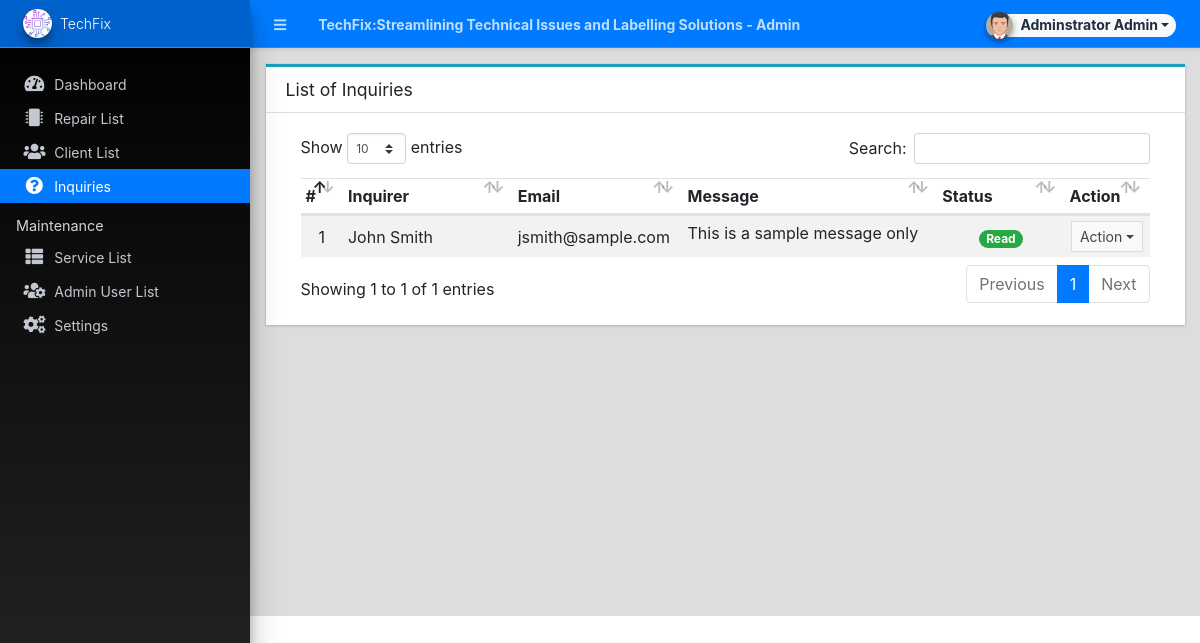
The page /admin/?page=inquiries (signed in) on the database its author committed.
### tables this page shows
CREATE TABLE `message_list` (
  `id` int(30) NOT NULL,
  `fullname` text NOT NULL,
  `contact` text NOT NULL,
  `email` text NOT NULL,
  `message` text NOT NULL,
  `status` tinyint(1) NOT NULL DEFAULT 0,
  `date_created` datetime NOT NULL DEFAULT current_timestamp()
);

### admin/inquiries/index.php (the view, shortened to what this page needs)
<div class="card card-outline card-info rounded-0">
	<div class="card-header">
		<h3 class="card-title">List of Inquiries</h3>
	</div>
	<div class="card-body">
		<div class="container-fluid">
        <div class="container-fluid">
			<table class="table table-hover table-striped">
				<colgroup>
					<col width="5%">
					<col width="20%">
					<col width="20%">
					<col width="30%">
					<col width="15%">
					<col width="10%">
				</colgroup>
				<thead>
					<tr>
						<th>#</th>
						<th>Inquirer</th>
						<th>Email</th>
						<th>Message</th>
						<th>Status</th>
						<th>Action</th>
					</tr>
				</thead>
				<tbody>
					<?php
						$i = 1;
						$qry = $conn->query("SELECT * from `message_list`  order by status asc, unix_timestamp(date_created) desc ");
						while($row = $qry->fetch_assoc()):
					?>
						<tr>
							<td class="text-center"><?php echo $i++; ?></td>
							<td><?php echo ucwords($row['fullname']) ?></td>
							<td><?php echo ($row['email']) ?></td>
							<td class="truncate-1"><?php echo ($row['message']) ?></td>
							<td class="text-center">
								<?php if($row['status'] == 1): ?>
									<span class="badge badge-pill badge-success">Read</span>
								<?php else: ?>
								<span class="badge badge-pill badge-primary">Unread</span>
								<?php endif; ?>
							</td>
							<td align="center">
								 <button type="button" class="btn btn-flat btn-default btn-sm dropdown-toggle dropdown-icon" data-toggle="dropdown">
				                  		Action
				                  </button>
							</td>
						</tr>
					<?php endwhile; ?>
				</tbody>
			</table>
		</div>
		</div>
	</div>
</div>

### rows shown on the page
message_list: fullname "John Smith", email "jsmith@sample.com", message "This is a sample message only", status "Read"

### other values the page prints
$_settings->info('name') "TechFix:Streamlining Technical Issues and Labelling Solutions"
$_settings->userdata('firstname').' '.$_settings->userdata('lastname') "Adminstrator Admin"
$_settings->info('short_name') "TechFix"
